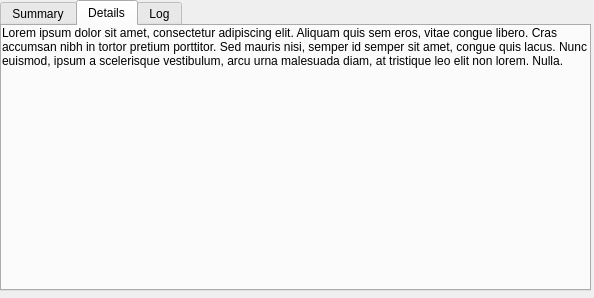
<?xml version="1.0" encoding="UTF-8"?>
<ui version="4.0">
 <class>DetailsWidget</class>
 <widget class="QWidget" name="DetailsWidget">
  <property name="geometry">
   <rect>
    <x>0</x>
    <y>0</y>
    <width>594</width>
    <height>298</height>
   </rect>
  </property>
  <property name="windowTitle">
   <string>Details</string>
  </property>
  <property name="locale">
   <locale language="English" country="UnitedStates"/>
  </property>
  <widget class="QTabWidget" name="tabWidget">
   <property name="geometry">
    <rect>
     <x>0</x>
     <y>0</y>
     <width>591</width>
     <height>291</height>
    </rect>
   </property>
   <property name="currentIndex">
    <number>1</number>
   </property>
   <widget class="QWidget" name="Resume">
    <attribute name="title">
     <string>Summary</string>
    </attribute>
    <widget class="QLabel" name="label">
     <property name="geometry">
      <rect>
       <x>0</x>
       <y>0</y>
       <width>591</width>
       <height>261</height>
      </rect>
     </property>
     <property name="text">
      <string> Lorem ipsum dolor sit amet, consectetur adipiscing elit. Donec in sem tellus, vitae posuere ante. Curabitur ultrices ultrices luctus. Sed mattis adipiscing iaculis. Cum sociis natoque penatibus et magnis dis parturient montes, nascetur ridiculus mus. Vestibulum libero urna, faucibus a imperdiet nec, posuere sit amet mauris. Lorem ipsum dolor sit. </string>
     </property>
     <property name="alignment">
      <set>Qt::AlignLeading|Qt::AlignLeft|Qt::AlignTop</set>
     </property>
     <property name="wordWrap">
      <bool>true</bool>
     </property>
    </widget>
   </widget>
   <widget class="QWidget" name="Detail">
    <attribute name="title">
     <string>Details</string>
    </attribute>
    <widget class="QLabel" name="label_2">
     <property name="geometry">
      <rect>
       <x>0</x>
       <y>0</y>
       <width>591</width>
       <height>261</height>
      </rect>
     </property>
     <property name="text">
      <string>Lorem ipsum dolor sit amet, consectetur adipiscing elit. Aliquam quis sem eros, vitae congue libero. Cras accumsan nibh in tortor pretium porttitor. Sed mauris nisi, semper id semper sit amet, congue quis lacus. Nunc euismod, ipsum a scelerisque vestibulum, arcu urna malesuada diam, at tristique leo elit non lorem. Nulla. </string>
     </property>
     <property name="alignment">
      <set>Qt::AlignLeading|Qt::AlignLeft|Qt::AlignTop</set>
     </property>
     <property name="wordWrap">
      <bool>true</bool>
     </property>
    </widget>
   </widget>
   <widget class="QWidget" name="Log">
    <attribute name="title">
     <string>Log</string>
    </attribute>
    <widget class="QLabel" name="label_3">
     <property name="geometry">
      <rect>
       <x>0</x>
       <y>0</y>
       <width>591</width>
       <height>261</height>
      </rect>
     </property>
     <property name="text">
      <string>Lorem ipsum dolor sit amet, consectetur adipiscing elit. Suspendisse ut ipsum et lectus viverra gravida vitae non leo. Aliquam vitae urna posuere risus fermentum tempus. Maecenas id leo sed quam sagittis dignissim. Praesent id odio vel leo ultricies ultrices. Pellentesque condimentum eros vitae orci varius vitae lobortis erat commodo. Pellentesque. </string>
     </property>
     <property name="alignment">
      <set>Qt::AlignLeading|Qt::AlignLeft|Qt::AlignTop</set>
     </property>
     <property name="wordWrap">
      <bool>true</bool>
     </property>
    </widget>
   </widget>
  </widget>
 </widget>
 <resources/>
 <connections/>
</ui>
